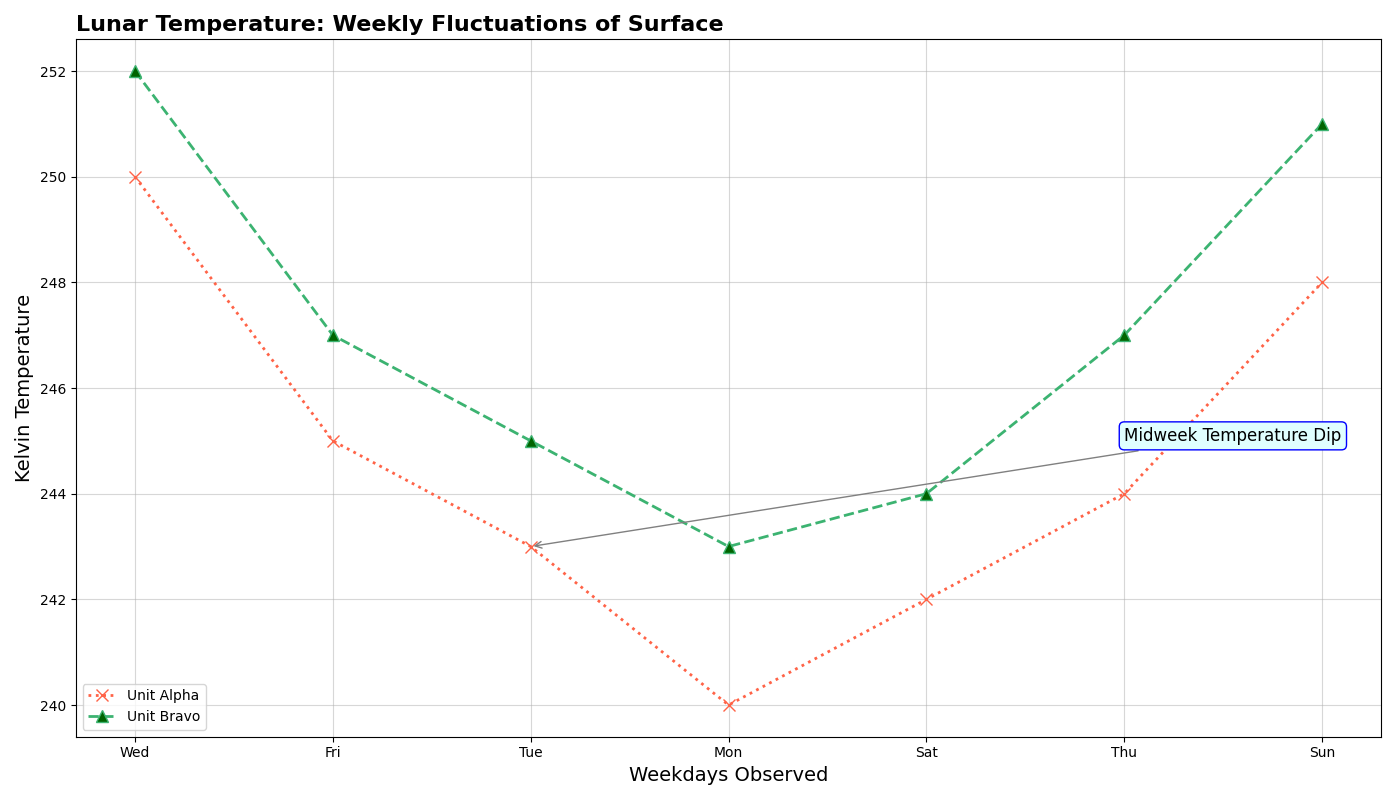

The Python source for this figure:
import matplotlib.pyplot as plt
import numpy as np

# Data setup
days = np.array(['Wed', 'Fri', 'Tue', 'Mon', 'Sat', 'Thu', 'Sun'])
probe_A = np.array([250, 245, 243, 240, 242, 244, 248])
probe_B = np.array([252, 247, 245, 243, 244, 247, 251])

fig, ax1 = plt.subplots(figsize=(14, 8))

# Plot data for two lunar probes
ax1.plot(days, probe_A, ':x', label='Unit Alpha', color='tomato', markersize=8, linewidth=2, markerfacecolor='none')
ax1.plot(days, probe_B, '--^', label='Unit Bravo', color='mediumseagreen', markersize=8, linewidth=2, markerfacecolor='darkgreen')

# Annotate a significant observation
ax1.annotate('Midweek Temperature Dip', 
             xy=('Tue', 243), 
             xytext=('Thu', 245), 
             arrowprops=dict(arrowstyle='->', color='gray'),
             fontsize=12, 
             bbox=dict(boxstyle="round,pad=0.3", edgecolor='blue', facecolor='lightcyan'))

# Customize the main plot
ax1.set_title('Lunar Temperature: Weekly Fluctuations of Surface', fontsize=16, fontweight='bold', loc='left')
ax1.set_xlabel('Weekdays Observed', fontsize=14)
ax1.set_ylabel('Kelvin Temperature', fontsize=14)
ax1.set_xticks(np.arange(len(days)))
ax1.set_xticklabels(days)
ax1.grid(True, linestyle='-', alpha=0.5)
ax1.legend(loc='lower left', fontsize=10, frameon=True)

plt.tight_layout()
plt.show()
